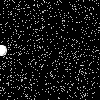
Frame 1 (no input)
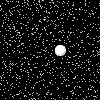
Frame 60 (the mouse pressed at the canvas centre just before this capture)
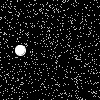
Frame 120 (the mouse held since frame 60 and released just before this capture)

The Processing sketch that drew these frames (run headless with seeded random() and noise(); from frame 60 on, the mouse is pressed at the canvas centre):

// Processing sketch: sketch_170627g
// ── sketch_170627g.pde
void setup(){

}
void draw(){
  background(0);
  for(int i=0; i<1000; i++){
    stroke(255);
    point(random(width),random(height));
  }
  ellipse(frameCount%width,50,10,10);
}
